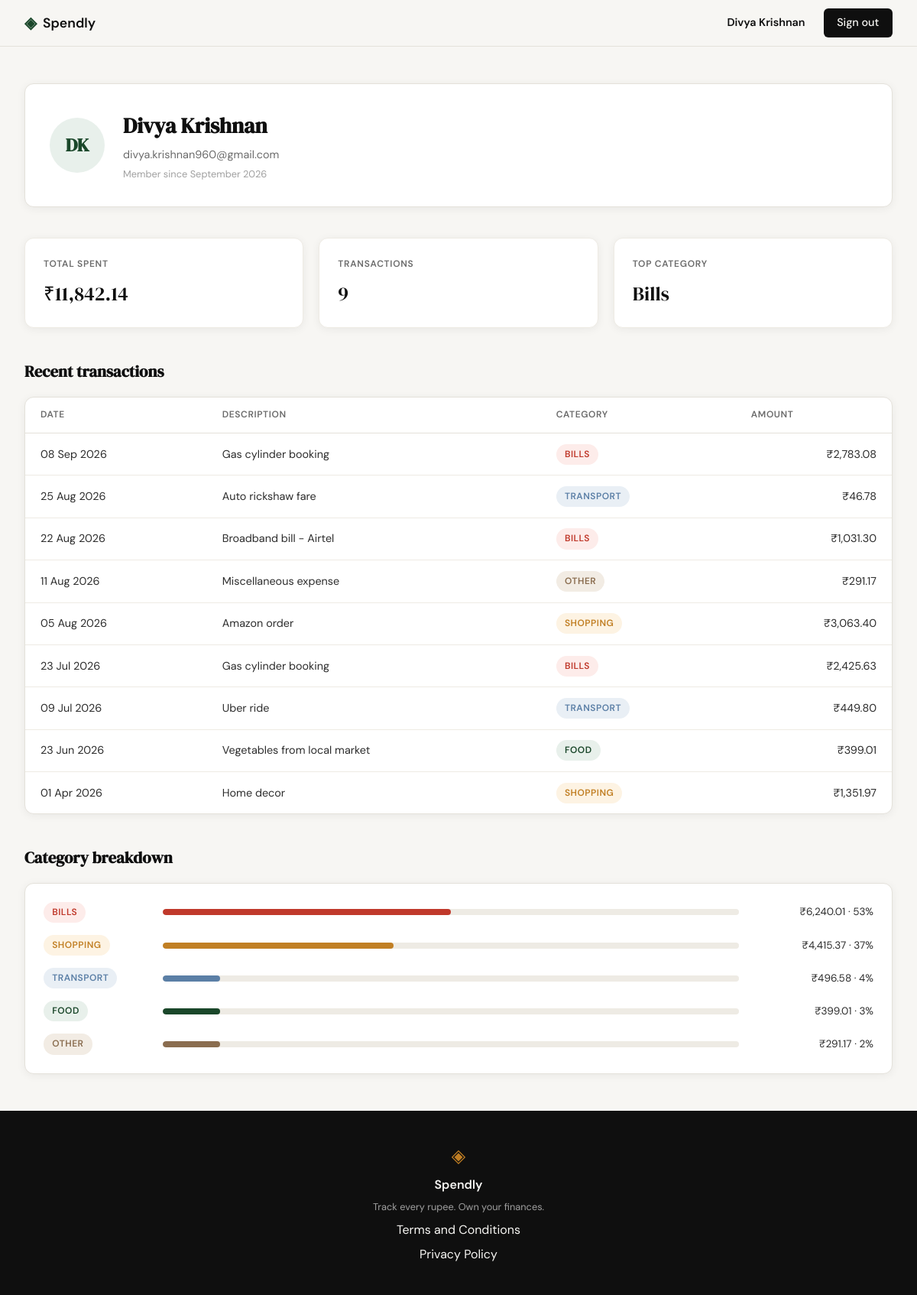
Screenshot of /profile (signed in) with the database file from the repository.
### tables this page shows
CREATE TABLE users (
            id INTEGER PRIMARY KEY AUTOINCREMENT,
            name TEXT NOT NULL,
            email TEXT UNIQUE NOT NULL,
            password_hash TEXT NOT NULL,
            created_at TEXT NOT NULL DEFAULT (datetime('now'))
        );

CREATE TABLE expenses (
            id INTEGER PRIMARY KEY AUTOINCREMENT,
            user_id INTEGER NOT NULL REFERENCES users(id),
            amount REAL NOT NULL,
            category TEXT NOT NULL,
            date TEXT NOT NULL,
            description TEXT,
            created_at TEXT NOT NULL DEFAULT (datetime('now'))
        );

### app.py (the view)
@app.route("/profile")
def profile():
    if not session.get("user_id"):
        return redirect(url_for("login"))
    db = get_db()
    row = db.execute(
        "SELECT name, email, created_at FROM users WHERE id = ?",
        (session["user_id"],),
    ).fetchone()
    parts = row["name"].split()
    initials = "".join(p[0] for p in parts[:2]).upper()
    member_since = date.fromisoformat(row["created_at"][:10]).strftime("Member since %B %Y")
    user = {
        "name": row["name"],
        "email": row["email"],
        "initials": initials,
        "member_since": member_since,
    }
    stats = _get_profile_stats(db, session["user_id"])
    transactions = _get_profile_transactions(db, session["user_id"])
    categories = _get_profile_categories(db, session["user_id"])
    db.close()
    return render_template(
        "profile.html",
        user=user,
        stats=stats,
        transactions=transactions,
        categories=categories,
    )

### app.py (called while the page is built)
def _format_currency(amount):
    return f"₹{amount:,.2f}"

def _format_transaction_date(date_str):
    return date.fromisoformat(date_str).strftime("%d %b %Y")

def _get_profile_transactions(db, user_id):
    rows = db.execute(
        "SELECT date, description, category, amount FROM expenses "
        "WHERE user_id = ? ORDER BY date DESC, id DESC",
        (user_id,),
    ).fetchall()
    return [
        {
            "date": _format_transaction_date(r["date"]),
            "description": r["description"],
            "category": r["category"],
            "amount_display": _format_currency(r["amount"]),
        }
        for r in rows
    ]

def _get_profile_stats(db, user_id):
    total, count = db.execute(
        "SELECT COALESCE(SUM(amount), 0), COUNT(*) FROM expenses WHERE user_id = ?",
        (user_id,),
    ).fetchone()
    top = db.execute(
        "SELECT category FROM expenses WHERE user_id = ? "
        "GROUP BY category ORDER BY SUM(amount) DESC LIMIT 1",
        (user_id,),
    ).fetchone()
    return {
        "total_spent_display": _format_currency(total),
        "transaction_count": count,
        "top_category": top["category"] if top else "—",
    }

def _get_profile_categories(db, user_id):
    rows = db.execute(
        "SELECT category, SUM(amount) AS total FROM expenses "
        "WHERE user_id = ? GROUP BY category ORDER BY total DESC",
        (user_id,),
    ).fetchall()
    grand_total = sum(r["total"] for r in rows)
    categories = []
    for r in rows:
        pct = round(r["total"] / grand_total * 100) if grand_total else 0
        bar_step = min(100, max(10, round(pct / 10) * 10))
        categories.append({
            "name": r["category"],
            "amount_display": _format_currency(r["total"]),
            "percentage": pct,
            "bar_step": bar_step,
        })
    return categories

### database/db.py (called while the page is built)
def get_db():
    conn = sqlite3.connect(DB_PATH)
    conn.row_factory = sqlite3.Row
    conn.execute("PRAGMA foreign_keys = ON")
    return conn

### templates/profile.html (shortened to what this page needs)
{% extends "base.html" %}
{% block content %}
<section class="profile-page">
    <div class="profile-card">
        <div class="profile-avatar">{{ user.initials }}</div>
        <div class="profile-info">
            <h1 class="profile-name">{{ user.name }}</h1>
            <p class="profile-email">{{ user.email }}</p>
            <p class="profile-member-since">{{ user.member_since }}</p>
        </div>
    </div>
    <div class="profile-stats">
        <div class="profile-stat-card">
            <div class="profile-stat-label">Total spent</div>
            <div class="profile-stat-value">{{ stats.total_spent_display }}</div>
        </div>
        <div class="profile-stat-card">
            <div class="profile-stat-label">Transactions</div>
            <div class="profile-stat-value">{{ stats.transaction_count }}</div>
        </div>
        <div class="profile-stat-card">
            <div class="profile-stat-label">Top category</div>
            <div class="profile-stat-value">{{ stats.top_category }}</div>
        </div>
    </div>
    <div class="profile-section">
        <h2 class="profile-section-title">Recent transactions</h2>
        <div class="profile-table-wrap">
            <table class="profile-table">
                <thead>
                    <tr>
                        <th>Date</th>
                        <th>Description</th>
                        <th>Category</th>
                        <th class="profile-table-amount">Amount</th>
                    </tr>
                </thead>
                <tbody>
                    {% for txn in transactions %}
                    <tr>
                        <td>{{ txn.date }}</td>
                        <td>{{ txn.description }}</td>
                        <td><span class="category-badge badge-{{ txn.category|lower }}">{{ txn.category }}</span></td>
                        <td class="profile-table-amount">{{ txn.amount_display }}</td>
                    </tr>
                    {% endfor %}
                </tbody>
            </table>
        </div>
    </div>
    <div class="profile-section">
        <h2 class="profile-section-title">Category breakdown</h2>
        <div class="profile-breakdown">
            {% for cat in categories %}
            <div class="profile-breakdown-row">
                <span class="category-badge badge-{{ cat.name|lower }} profile-breakdown-badge">{{ cat.name }}</span>
                <div class="profile-bar-track">
                    <div class="profile-bar-fill badge-{{ cat.name|lower }} bar-w-{{ cat.bar_step }}"></div>
                </div>
                <span class="profile-breakdown-value">{{ cat.amount_display }} &middot; {{ cat.percentage }}%</span>
            </div>
            {% endfor %}
        </div>
    </div>
</section>
{% endblock %}

### templates/base.html (shortened to what this page needs)
<!DOCTYPE html>
<html lang="en">
<head>
    <link rel="stylesheet" href="{{ url_for('static', filename='css/style.css') }}">
</head>
<body>
    <nav class="navbar">
        <div class="nav-inner">
            <a href="{{ url_for('landing') }}" class="nav-brand">
                <span class="brand-icon">◈</span>
                <span class="brand-name">Spendly</span>
            </a>
            <div class="nav-links">
                {% if session.get('user_id') %}
                <a href="{{ url_for('profile') }}" class="nav-username">{{ session.get('name') }}</a>
                <a href="{{ url_for('logout') }}" class="nav-cta">Sign out</a>
                {% else %}
                <a href="{{ url_for('login') }}">Sign in</a>
                <a href="{{ url_for('register') }}" class="nav-cta">Get started</a>
                {% endif %}
            </div>
        </div>
    </nav>
    <main class="main-content">
        {% block content %}{% endblock %}
    </main>
    <footer class="footer">
        <div class="footer-inner">
            <span class="brand-icon">◈</span>
            <span class="footer-name">Spendly</span>
            <p class="footer-copy">Track every rupee. Own your finances.</p>
            <a href="{{ url_for('terms') }}">Terms and Conditions</a>
            <a href="{{ url_for('privacy') }}">Privacy Policy</a>
        </div>
    </footer>
</body>
</html>

### rows the page displays
users: get "Divya Krishnan", name "Divya Krishnan", email "divya.krishnan960@gmail.com"
expenses: date "08 Sep 2026", description "Gas cylinder booking", category "BILLS", amount_display "₹2,783.08"
expenses: date "25 Aug 2026", description "Auto rickshaw fare", category "TRANSPORT", amount_display "₹46.78"
expenses: date "22 Aug 2026", description "Broadband bill - Airtel", category "BILLS", amount_display "₹1,031.30"
expenses: date "11 Aug 2026", description "Miscellaneous expense", category "OTHER", amount_display "₹291.17", name "OTHER", percentage "2"
expenses: date "05 Aug 2026", description "Amazon order", category "SHOPPING", amount_display "₹3,063.40"
expenses: date "23 Jul 2026", description "Gas cylinder booking", category "BILLS", amount_display "₹2,425.63"
expenses: date "09 Jul 2026", description "Uber ride", category "TRANSPORT", amount_display "₹449.80"
expenses: date "23 Jun 2026", description "Vegetables from local market", category "FOOD", amount_display "₹399.01"
expenses: date "01 Apr 2026", description "Home decor", category "SHOPPING", amount_display "₹1,351.97"

### other values shown
{{ user.initials }} "DK"
{{ user.member_since }} "Member since September 2026"
{{ stats.total_spent_display }} "₹11,842.14"
{{ stats.transaction_count }} "9"
{{ stats.top_category }} "Bills"
{{ cat.name }} "BILLS" "SHOPPING" "TRANSPORT" "FOOD"
{{ cat.amount_display }} "₹6,240.01" "₹4,415.37" "₹496.58" "₹399.01"
{{ cat.percentage }} "53" "37" "4" "3"
